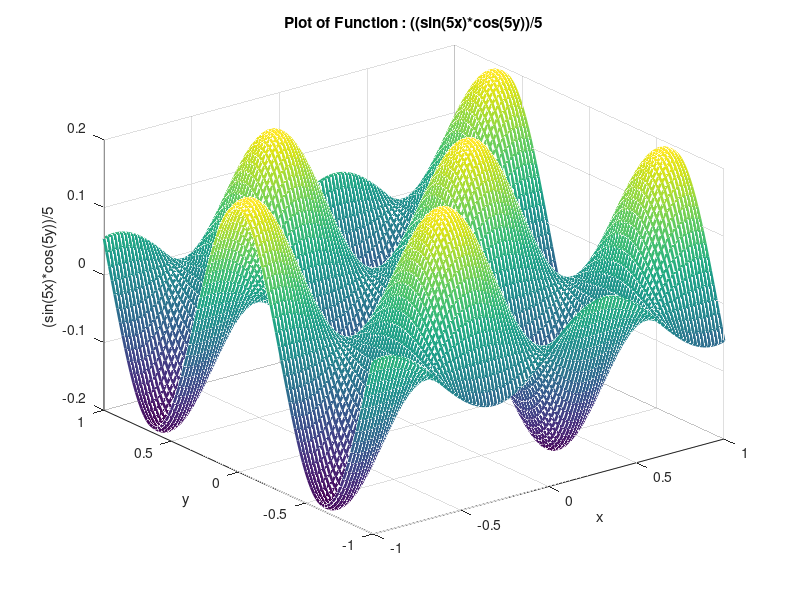

This figure's MATLAB source:
v1 = linspace(-1,1,101);
v2 = linspace(-1,1,101); 
[x,y] = meshgrid(v1,v2);
t1 = sin(5*x);
t2 = cos(5*y);
func_value = t1.*t2/5;

hf = figure();
mesh(v1,v2, func_value ,"linewidth",2);

xlabel('x');
ylabel('y');
zlabel('(sin(5x)*cos(5y))/5');
title('Plot of Function : ((sin(5x)*cos(5y))/5')

print (hf, "Octave_3D Plot.png");
